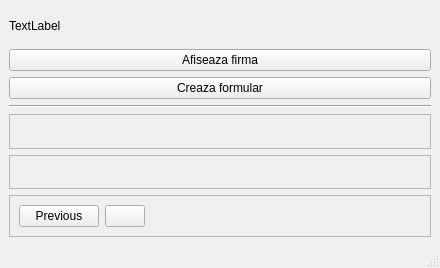
<?xml version="1.0" encoding="UTF-8"?>
<ui version="4.0">
 <class>principalForm</class>
 <widget class="QMainWindow" name="principalForm">
  <property name="geometry">
   <rect>
    <x>0</x>
    <y>0</y>
    <width>440</width>
    <height>268</height>
   </rect>
  </property>
  <property name="sizePolicy">
   <sizepolicy hsizetype="MinimumExpanding" vsizetype="Maximum">
    <horstretch>0</horstretch>
    <verstretch>0</verstretch>
   </sizepolicy>
  </property>
  <property name="windowTitle">
   <string>MainWindow</string>
  </property>
  <property name="layoutDirection">
   <enum>Qt::LeftToRight</enum>
  </property>
  <widget class="QWidget" name="centralwidget">
   <layout class="QVBoxLayout" name="verticalLayout">
    <item>
     <widget class="QLabel" name="username_label">
      <property name="maximumSize">
       <size>
        <width>16777215</width>
        <height>455</height>
       </size>
      </property>
      <property name="text">
       <string>TextLabel</string>
      </property>
     </widget>
    </item>
    <item>
     <widget class="QPushButton" name="pushButton_2">
      <property name="text">
       <string>Afiseaza firma</string>
      </property>
     </widget>
    </item>
    <item>
     <widget class="QPushButton" name="pushButton">
      <property name="text">
       <string>Creaza formular</string>
      </property>
     </widget>
    </item>
    <item>
     <widget class="Line" name="line">
      <property name="orientation">
       <enum>Qt::Horizontal</enum>
      </property>
     </widget>
    </item>
    <item>
     <widget class="QFrame" name="boss_frame">
      <property name="frameShape">
       <enum>QFrame::StyledPanel</enum>
      </property>
      <property name="frameShadow">
       <enum>QFrame::Raised</enum>
      </property>
     </widget>
    </item>
    <item>
     <widget class="QFrame" name="children_frame">
      <property name="frameShape">
       <enum>QFrame::StyledPanel</enum>
      </property>
      <property name="frameShadow">
       <enum>QFrame::Raised</enum>
      </property>
     </widget>
    </item>
    <item>
     <widget class="QFrame" name="frame">
      <property name="frameShape">
       <enum>QFrame::StyledPanel</enum>
      </property>
      <property name="frameShadow">
       <enum>QFrame::Raised</enum>
      </property>
      <layout class="QHBoxLayout" name="horizontalLayout">
       <item>
        <widget class="QPushButton" name="previous_button">
         <property name="text">
          <string>Previous</string>
         </property>
        </widget>
       </item>
       <item>
        <widget class="QPushButton" name="info_button">
         <property name="text">
          <string/>
         </property>
        </widget>
       </item>
       <item>
        <spacer name="horizontalSpacer">
         <property name="orientation">
          <enum>Qt::Horizontal</enum>
         </property>
         <property name="sizeHint" stdset="0">
          <size>
           <width>40</width>
           <height>20</height>
          </size>
         </property>
        </spacer>
       </item>
      </layout>
     </widget>
    </item>
   </layout>
  </widget>
  <widget class="QMenuBar" name="menubar">
   <property name="geometry">
    <rect>
     <x>0</x>
     <y>0</y>
     <width>440</width>
     <height>25</height>
    </rect>
   </property>
  </widget>
  <widget class="QStatusBar" name="statusbar"/>
 </widget>
 <resources/>
 <connections/>
 <slots>
  <signal>onShow()</signal>
  <slot>slot1()</slot>
 </slots>
</ui>
